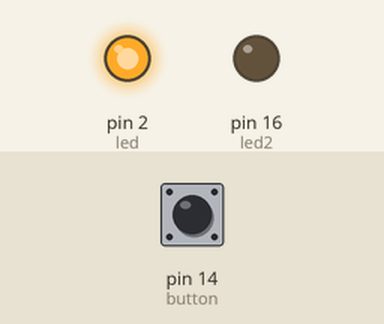
A program run on a simulated MicroPython board. Shown: output pins drawn as LEDs (lit = HIGH). The inputs (shaded band) are chosen by the test bench; at power-on: pin 14 (button) HIGH. At 2.0 s the program stops and its outputs stay as they are.

Above: at 1.2 s.
1.3 s: pin 14 (button) pulled LOW for 1.2 s
At 1.9 s:
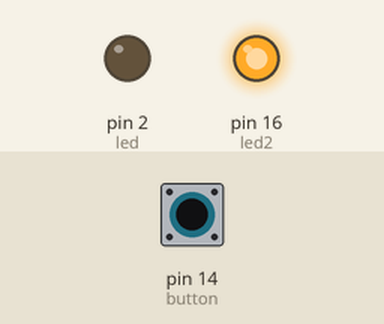
At 2.5 s:
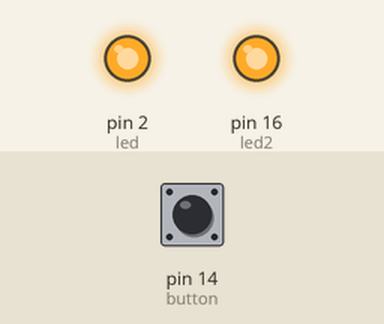
Timing chart, 0 to 3.5 s (numbered marks = the images above; inputs shaded):
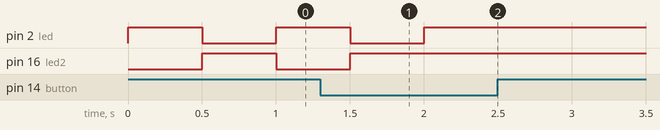

The program:

main.py
```python
import machine
import time

LED_PIN = 2  # D4
LED2_PIN = 16  # D0
BUTTON_PIN = 14  # D5


def blink():
    led = machine.Pin(LED_PIN, machine.Pin.OUT)
    led2 = machine.Pin(LED2_PIN, machine.Pin.OUT)
    button = machine.Pin(BUTTON_PIN, machine.Pin.IN, machine.Pin.PULL_UP)
    while button.value():
        led.on()
        led2.off()
        time.sleep(0.5)
        led.off()
        led2.on()
        time.sleep(0.5)
    led.on()
    led2.on()


blink()
```

Measured:
- after the input at 1.3 s, pin 2 (led): goes on until 2.0 s, then stays HIGH; pin 16 (led2): goes on until 1.5 s, then stays HIGH
